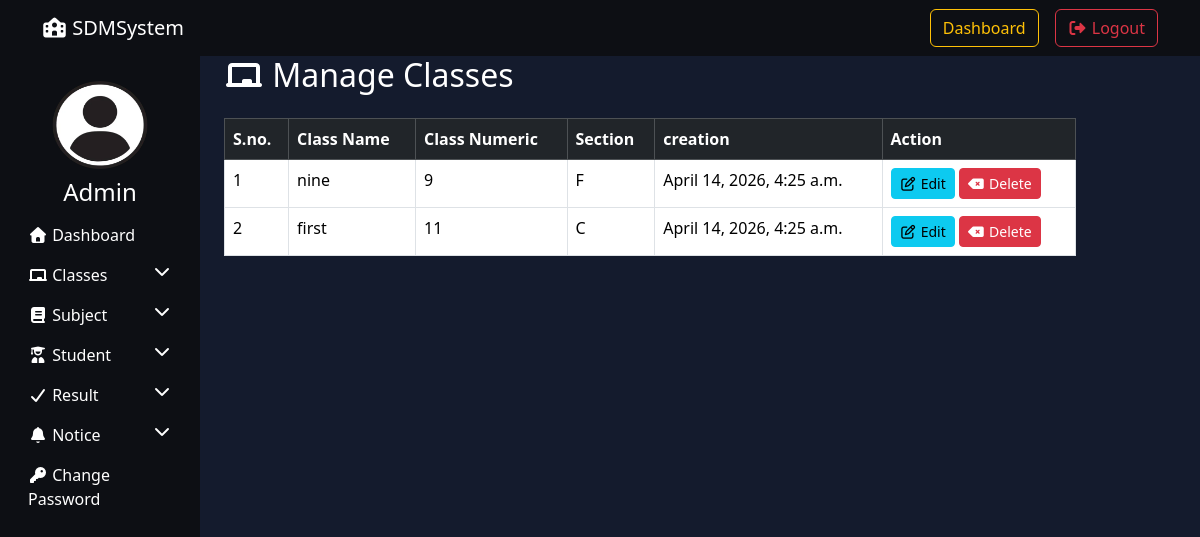
Page /manage_classes/ (signed in) on the committed database.
### resultapp/models.py (models this page shows, shortened)
class Class(models.Model):
    class_name = models.CharField(max_length=50)
    class_numeric = models.IntegerField()
    section = models.CharField(max_length=20)
    creation_date = models.DateTimeField(auto_now_add=True)
    updation_date = models.DateTimeField(auto_now=True)

### resultapp/views.py (the view, shortened to what this page needs)
# urls.py: path("manage_classes/",manage_classes,name="manage_classes"),
@login_required
def manage_classes(request):
    classes = Class.objects.all()
    return render(request,"manage_classes.html",locals())

### resultapp/templates/manage_classes.html (shortened to what this page needs)
{% extends "admin_base.html" %}
{% load static %}
{%block content%}
   <div class="container">
    <h2 class="mb-4">
        <i class="fas fa-chalkboard"></i> Manage Classes
    </h2>
    <table class="table table-bordered">
        <thead class="table-dark">
            <tr>
                <th>S.no.</th>
                <th>Class Name</th>
                <th>Class Numeric</th>
                <th>Section</th>
                <th>creation</th>
                <th>Action</th>
            </tr>
        </thead>
        <tbody>
            {% for c in classes%}
            <tr>
                <td>{{forloop.counter}}</td>
                <td>{{c.class_name}}</td>
                <td>{{c.class_numeric}}</td>
                <td>{{c.section}}</td>
                <td>{{c.creation_date}}</td>
                <td>
                    <a href="{% url 'edit_class' c.id %}" class="btn btn-info btn-sm"><i class="fa-regular fa-pen-to-square"></i> Edit</a>
                     <a href="?delete={{c.id}}" class="btn btn-danger btn-sm"><i class="fa-solid fa-delete-left"></i> Delete</a>
                </td>
            </tr>
            {%endfor%}
        </tbody>
    </table>
   </div>
    {%endblock %}

### resultapp/templates/manage_classes.html (style rules this page uses)
body { background-color: #141B2D; color:white; }

### rows in the picture
Class: class_name "nine", class_numeric "9", section "F", creation_date "April 14, 2026, 4:25 a.m."
Class: class_name "first", class_numeric "11", section "C", creation_date "April 14, 2026, 4:25 a.m."
